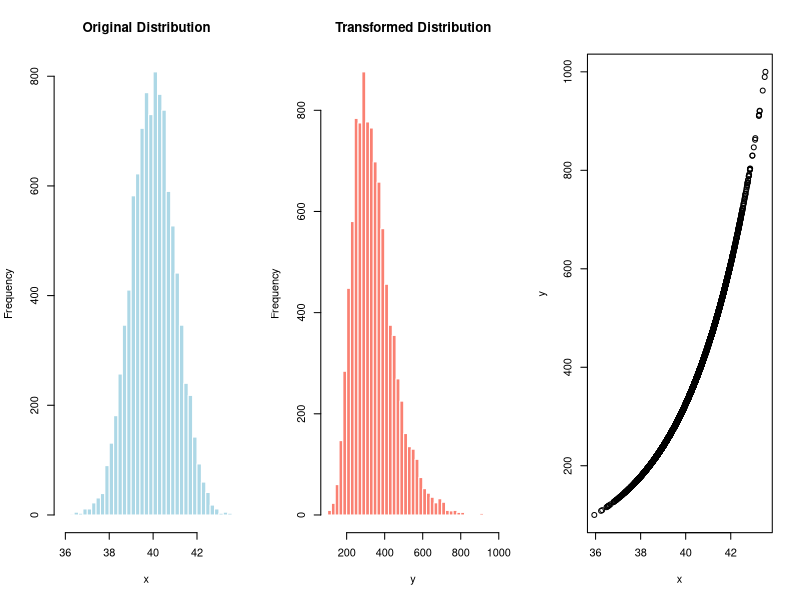

Source code (R):
# temp

# Example data: a normally distributed vector
##  set.seed(123)
x <- rnorm(10000, mean = 40, sd = 1)


# # Create the ECDF function
# F <- ecdf(x)
# # You can also get the "quantile-like" values for every data point
# quantile_ranks <- F(x)
# head(quantile_ranks)
# y <- scales::rescale(x, to = c(-1, 1))
# # stretch the distribution out on the right and compress it on the left
# y <- y * (.5 + quantile_ranks)



y <- scales::rescale(x, to = c(0, 2.5))
y <- exp(y)


y <- scales::rescale(y, to = c(100, 1000))

# tempdf <- read.csv("/Users/dallbrit/Downloads/simulated_data (4).csv")
# x <- tempdf$DV
# y <- tempdf$DV_rt

# Compare distributions
par(mfrow = c(1, 3))
hist(x, main = "Original Distribution", col = "lightblue", border = "white", breaks=33)
hist(y, main = "Transformed Distribution", col = "salmon", border = "white", breaks=33)
plot(x,y)

